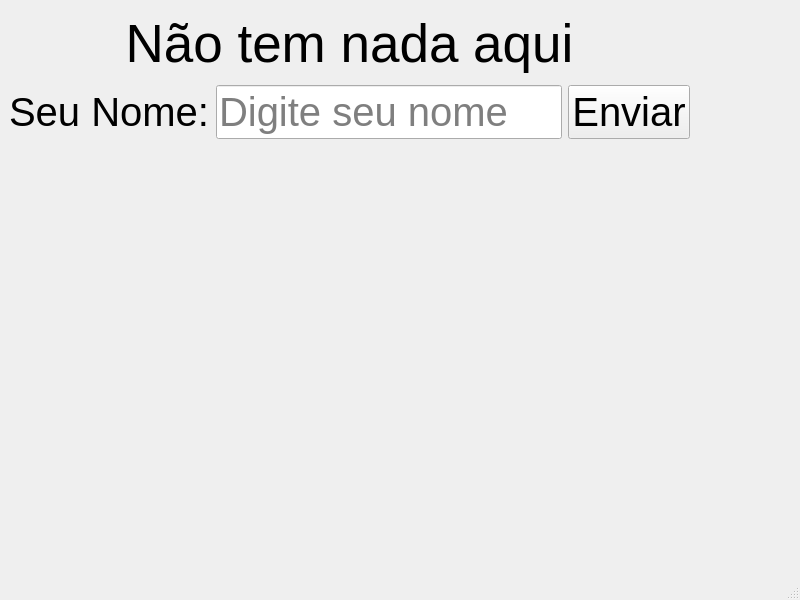
<?xml version="1.0" encoding="UTF-8"?>
<ui version="4.0">
 <class>MainWindow</class>
 <widget class="QMainWindow" name="MainWindow">
  <property name="geometry">
   <rect>
    <x>0</x>
    <y>0</y>
    <width>800</width>
    <height>600</height>
   </rect>
  </property>
  <property name="windowTitle">
   <string>MainWindow</string>
  </property>
  <widget class="QWidget" name="centralwidget">
   <widget class="QWidget" name="verticalLayoutWidget">
    <property name="geometry">
     <rect>
      <x>9</x>
      <y>9</y>
      <width>681</width>
      <height>130</height>
     </rect>
    </property>
    <layout class="QVBoxLayout" name="verticalLayout">
     <item>
      <widget class="QLabel" name="labelResult">
       <property name="font">
        <font>
         <pointsize>40</pointsize>
        </font>
       </property>
       <property name="text">
        <string>Não tem nada aqui</string>
       </property>
       <property name="alignment">
        <set>Qt::AlignmentFlag::AlignCenter</set>
       </property>
      </widget>
     </item>
     <item>
      <layout class="QGridLayout" name="gridLayout">
       <item row="0" column="0">
        <widget class="QLabel" name="labelName">
         <property name="font">
          <font>
           <pointsize>30</pointsize>
          </font>
         </property>
         <property name="text">
          <string>Seu Nome:</string>
         </property>
        </widget>
       </item>
       <item row="0" column="1">
        <widget class="QLineEdit" name="nameLineEdit">
         <property name="font">
          <font>
           <pointsize>30</pointsize>
          </font>
         </property>
         <property name="placeholderText">
          <string>Digite seu nome</string>
         </property>
        </widget>
       </item>
       <item row="0" column="2">
        <widget class="QPushButton" name="sendButton">
         <property name="font">
          <font>
           <pointsize>30</pointsize>
          </font>
         </property>
         <property name="text">
          <string>Enviar</string>
         </property>
        </widget>
       </item>
      </layout>
     </item>
    </layout>
   </widget>
  </widget>
  <widget class="QMenuBar" name="menubar">
   <property name="geometry">
    <rect>
     <x>0</x>
     <y>0</y>
     <width>800</width>
     <height>23</height>
    </rect>
   </property>
  </widget>
  <widget class="QStatusBar" name="statusbar"/>
 </widget>
 <resources/>
 <connections/>
</ui>
